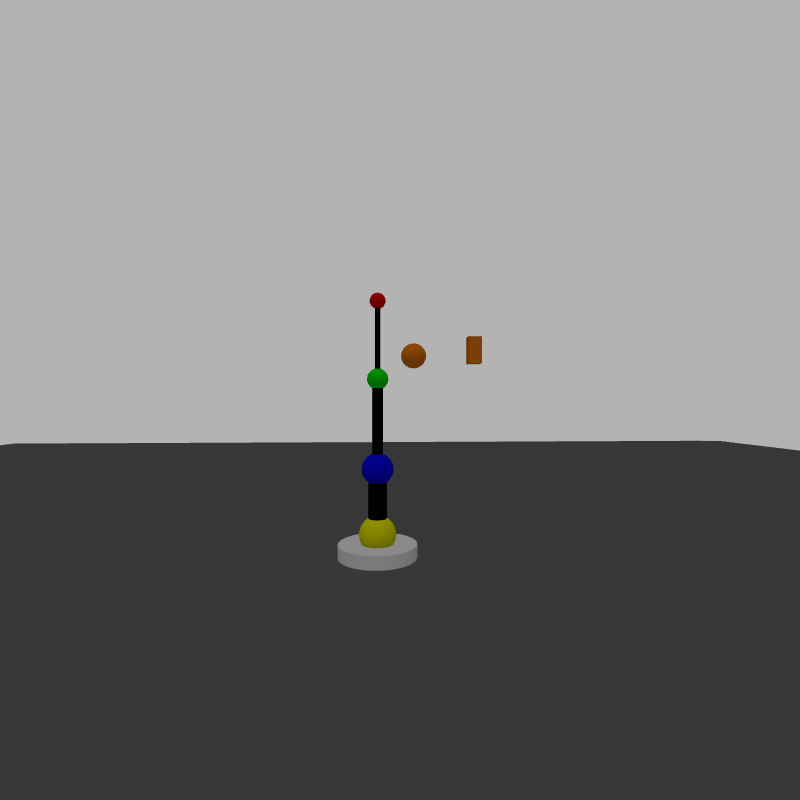
#> input picture src/tools/image_copy1.png, 800 x 800 px, found by its file name
$ python mask_temp.py
#> lines starting #> are read from the running program, lines starting #| are printed output that depends on the picture; after the words box and inside, x2 and y2 are one past the last pixel; in counts of white or black regions, pixels touching at a corner belong together
import numpy as np
import cv2


def detect_blue_contours(image1):
    image_gau_blur1 = cv2.GaussianBlur(image1, (1, 1), 0)
    hsv1 = cv2.cvtColor(image_gau_blur1, cv2.COLOR_BGR2HSV)
    lower_red1 = np.array([70, 0, 0])
    higher_red1 = np.array([255, 255, 255])
    red_range1 = cv2.inRange(hsv1, lower_red1, higher_red1)
    res_red1 = cv2.bitwise_and(image_gau_blur1, image_gau_blur1, mask=red_range1)
    red_s_gray1 = cv2.cvtColor(res_red1, cv2.COLOR_BGR2GRAY)
    canny_edge1 = cv2.Canny(red_s_gray1, 30, 70)
    contours1, hierarchy1 = cv2.findContours(canny_edge1,cv2.RETR_EXTERNAL, cv2.CHAIN_APPROX_NONE)
    cv2.drawContours(image1, contours1[0], -1, (255,255,255), 2)
    cv2.imshow("mask",red_range1)
    return np.array([contours1])

def detect_yellow_contours(image1):
    image_gau_blur1 = cv2.GaussianBlur(image1, (1, 1), 0)
    hsv1 = cv2.cvtColor(image_gau_blur1, cv2.COLOR_BGR2HSV)
    lower_red1 = np.array([16, 244, 0])
    higher_red1 = np.array([51, 255, 255])
    red_range1 = cv2.inRange(hsv1, lower_red1, higher_red1)
    res_red1 = cv2.bitwise_and(image_gau_blur1, image_gau_blur1, mask=red_range1)
    red_s_gray1 = cv2.cvtColor(res_red1, cv2.COLOR_BGR2GRAY)
    canny_edge1 = cv2.Canny(red_s_gray1, 30, 70)
    contours1, hierarchy1 = cv2.findContours(canny_edge1,cv2.RETR_EXTERNAL, cv2.CHAIN_APPROX_NONE)
    return np.array([contours1])


def detect_yellow(image1,image2):
    image_gau_blur1 = cv2.GaussianBlur(image1, (1, 1), 0)
    hsv1 = cv2.cvtColor(image_gau_blur1, cv2.COLOR_BGR2HSV)
    lower_red1 = np.array([16, 244, 0])
    higher_red1 = np.array([51, 255, 255])
    red_range1 = cv2.inRange(hsv1, lower_red1, higher_red1)
    res_red1 = cv2.bitwise_and(image_gau_blur1, image_gau_blur1, mask=red_range1)
    red_s_gray1 = cv2.cvtColor(res_red1, cv2.COLOR_BGR2GRAY)
    canny_edge1 = cv2.Canny(red_s_gray1, 30, 70)
    contours1, hierarchy1 = cv2.findContours(canny_edge1,cv2.RETR_EXTERNAL, cv2.CHAIN_APPROX_NONE)

    (x1, y1), radius1 = cv2.minEnclosingCircle(contours1[0])
    cy,cz1 = (int(x1), int(y1))
    radius1 = int(radius1)


    image_gau_blur2 = cv2.GaussianBlur(image2, (1, 1), 0)
    hsv2 = cv2.cvtColor(image_gau_blur2, cv2.COLOR_BGR2HSV)
    lower_red2 = np.array([16, 244, 0])
    higher_red2 = np.array([51, 255, 255])
    red_range2 = cv2.inRange(hsv2, lower_red2, higher_red2)
    res_red2 = cv2.bitwise_and(image_gau_blur2, image_gau_blur2, mask=red_range2)
    red_s_gray2 = cv2.cvtColor(res_red2, cv2.COLOR_BGR2GRAY)
    canny_edge2 = cv2.Canny(red_s_gray2, 30, 70)
    contours2, hierarchy2 = cv2.findContours(canny_edge2, cv2.RETR_EXTERNAL, cv2.CHAIN_APPROX_NONE)

    (x2, y2), radius2 = cv2.minEnclosingCircle(contours2[0])
    cx, cz2 = (int(x2), int(y2))
    radius2 = int(radius2)

    return np.array([cx,cy,cz1,cz2])

def get_y1_y2(yellow_contours, blue_contours):

    y2 = np.max(np.array(blue_contours), axis = 0)
    y2 = y2[0][1]
    y2 = y2[:,1]

    y1 = np.min(yellow_contours, axis = 0)
    y1 = y1[0][1]
    y1 = y1[:,1]

    return y1, y2


def pixelTometer(image1):
    yellow_contours = detect_yellow_contours(image)
    blue_contours = detect_blue_contours(image)
    y1, y2 = get_y1_y2(yellow_contours, blue_contours)

    p2m = 2.5/(y1 - y2)

    return p2m


image1 = cv2.imread("/home/boniface/catkin_ws/src/ivr_assignment/src/tools/image_copy1.png")
#> image1 is the input picture: shape (800, 800, 3); mean B, G, R 123.4, 123.6, 123.6
image2 = cv2.imread("/home/boniface/catkin_ws/src/ivr_assignment/src/tools/image_copy2.png")
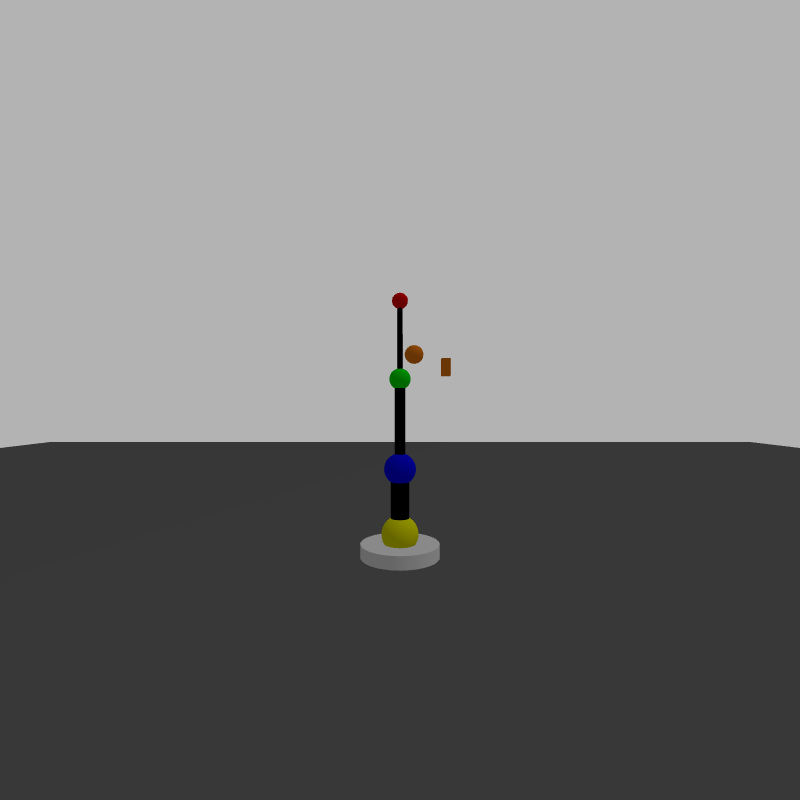
#> input picture src/tools/image_copy2.png, 800 x 800 px, found by its file name
#> image2 is the input picture: shape (800, 800, 3); mean B, G, R 123.6, 123.7, 123.7

_,yellow_y,_, _ = detect_yellow(image1,image2)
#> in detect_yellow, `hsv1 = cv2.cvtColor(image_gau_blur1, cv2.COLOR_BGR2HSV)`: hsv1: shape (800, 800, 3); mean H, S, V 0.3, 1.2, 123.8
#> in detect_yellow, `red_range1 = cv2.inRange(hsv1, lower_red1, higher_red1)`:
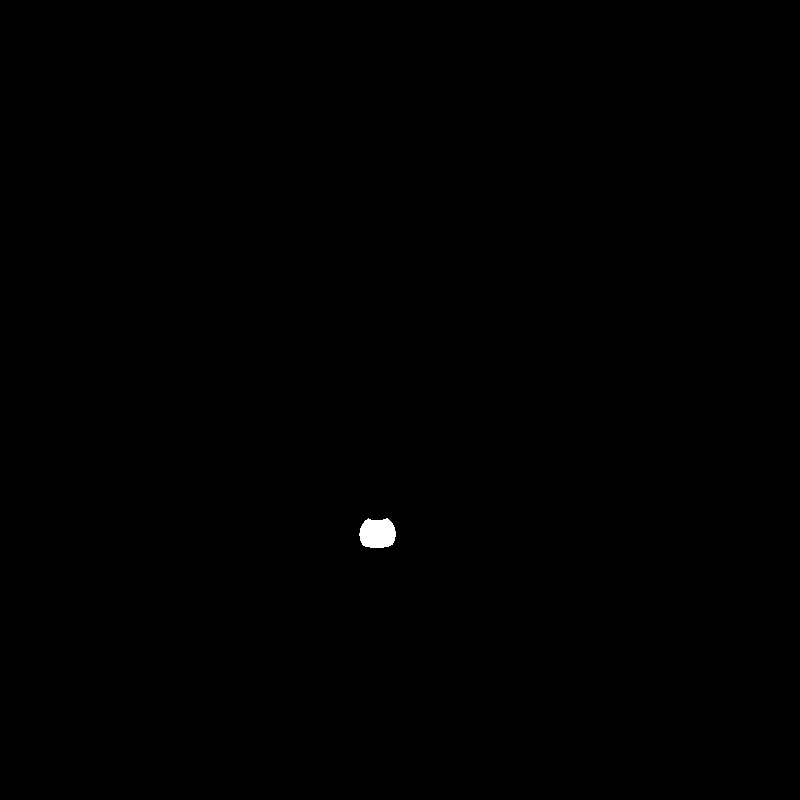
#> red_range1: shape (800, 800); 0.14% white; 1 white region, box (x1, y1, x2, y2) and area: (359, 518, 396, 548) 911
#> in detect_yellow, `canny_edge1 = cv2.Canny(red_s_gray1, 30, 70)`: canny_edge1: shape (800, 800); 0.02% white in thin lines or dots, all inside (x1, y1, x2, y2) = (359, 518, 396, 548)
#> in detect_yellow, `contours1, hierarchy1 = cv2.findContours(canny_edge1,cv2.RETR_EXTERNAL..`: contours1 = 1 contour; box (x1, y1, x2, y2) and area: (359, 518, 396, 548) 888
#> in detect_yellow, `(x1, y1), radius1 = cv2.minEnclosingCircle(contours1[0])`: x1 = 376.8; y1 = 533.2; radius1 = 18.91
#> in detect_yellow, `cy,cz1 = (int(x1), int(y1))`: cy = 376; cz1 = 533
#> in detect_yellow, `radius1 = int(radius1)`: radius1 = 18
#> in detect_yellow, `hsv2 = cv2.cvtColor(image_gau_blur2, cv2.COLOR_BGR2HSV)`: hsv2: shape (800, 800, 3); mean H, S, V 0.2, 1.1, 123.9
#> in detect_yellow, `red_range2 = cv2.inRange(hsv2, lower_red2, higher_red2)`:
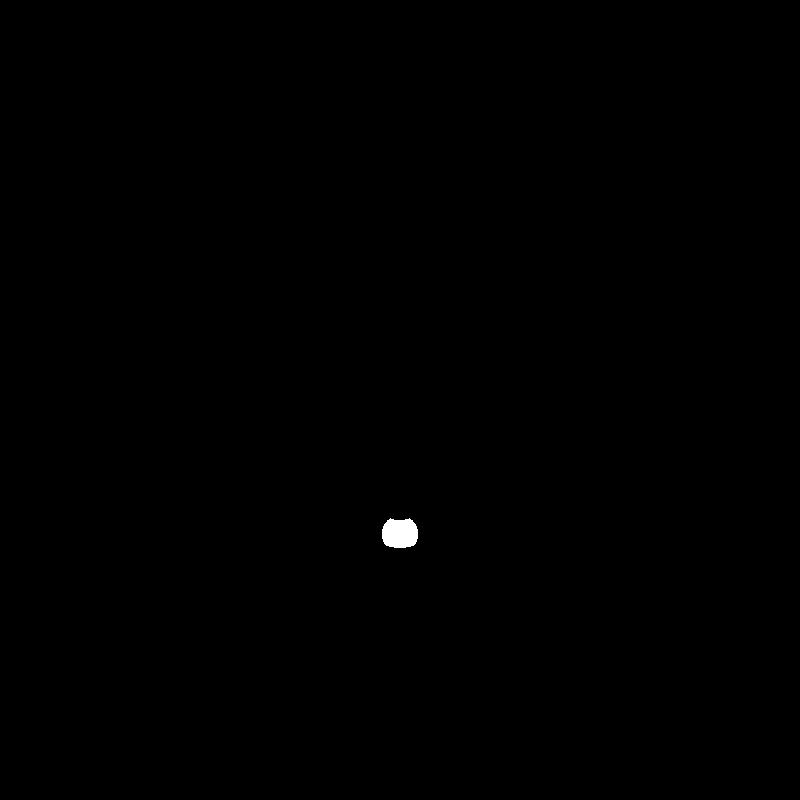
#> red_range2: shape (800, 800); 0.14% white; 1 white region, box (x1, y1, x2, y2) and area: (382, 518, 418, 548) 907
#> in detect_yellow, `canny_edge2 = cv2.Canny(red_s_gray2, 30, 70)`:
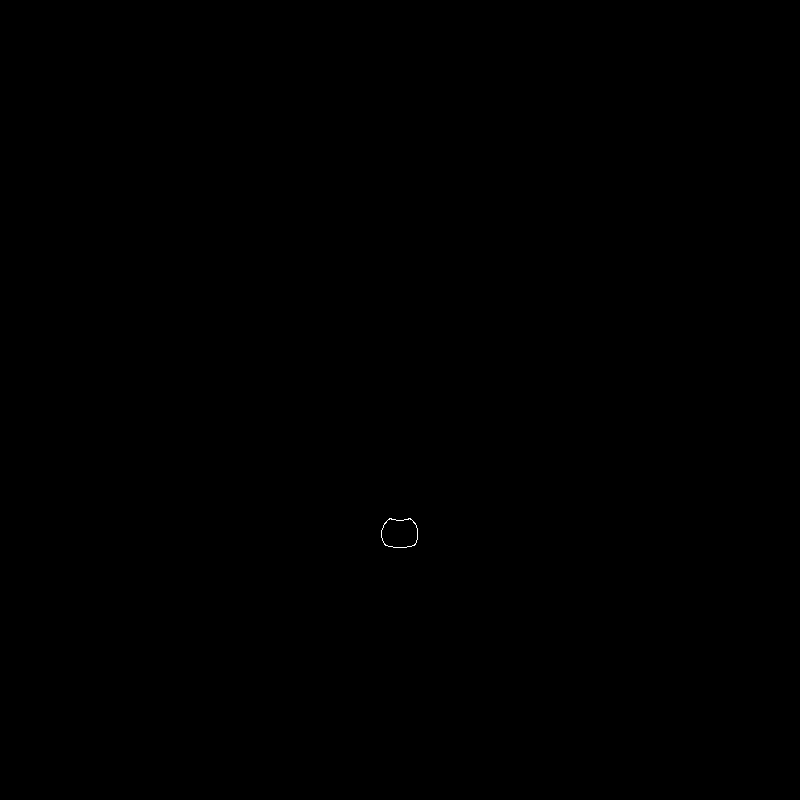
#> canny_edge2: shape (800, 800); 0.02% white in thin lines or dots, all inside (x1, y1, x2, y2) = (381, 518, 418, 548)
#> in detect_yellow, `contours2, hierarchy2 = cv2.findContours(canny_edge2, cv2.RETR_EXTERNA..`: contours2 = 1 contour; box (x1, y1, x2, y2) and area: (381, 518, 418, 548) 894
#> in detect_yellow, `(x2, y2), radius2 = cv2.minEnclosingCircle(contours2[0])`: x2 = 399.4; y2 = 533.5; radius2 = 18.77
#> in detect_yellow, `cx, cz2 = (int(x2), int(y2))`: cx = 399; cz2 = 533
#> in detect_yellow, `radius2 = int(radius2)`: radius2 = 18
#> yellow_y = 376

yellow_contours =detect_yellow_contours(image1)

blue_contours = detect_blue_contours(image1)
#> in detect_blue_contours, `red_range1 = cv2.inRange(hsv1, lower_red1, higher_red1)`:
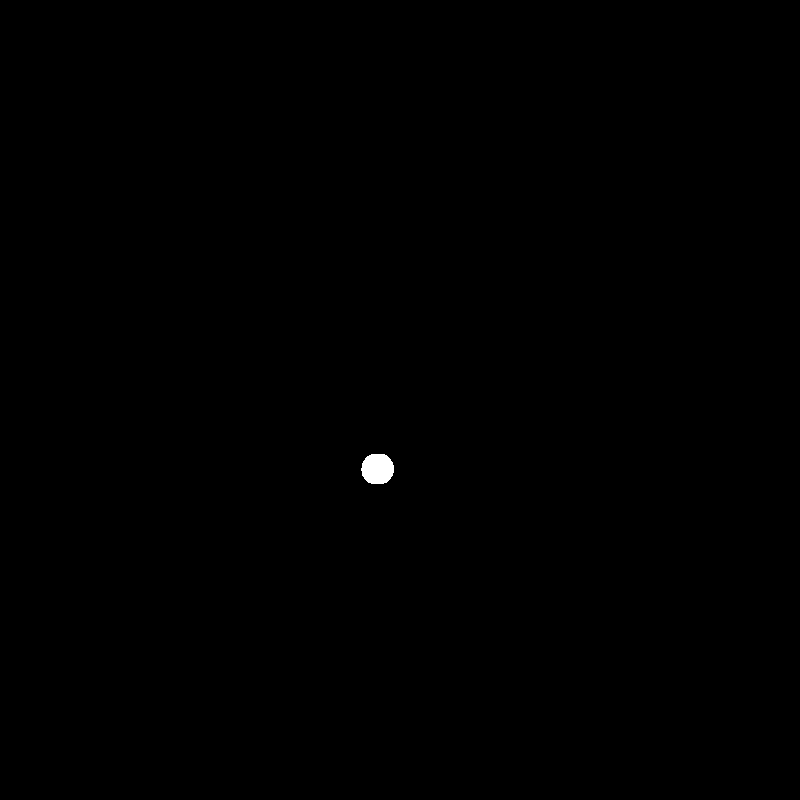
#> red_range1: shape (800, 800); 0.13% white; 1 white region, box (x1, y1, x2, y2) and area: (361, 454, 394, 484) 811
#> in detect_blue_contours, `canny_edge1 = cv2.Canny(red_s_gray1, 30, 70)`: canny_edge1: shape (800, 800); 0.02% white in thin lines or dots, all inside (x1, y1, x2, y2) = (360, 453, 395, 484)
#> in detect_blue_contours, `contours1, hierarchy1 = cv2.findContours(canny_edge1,cv2.RETR_EXTERNAL..`: contours1 = 1 contour; box (x1, y1, x2, y2) and area: (360, 453, 395, 484) 826
#> in detect_blue_contours, `cv2.drawContours(image1, contours1[0], -1, (255,255,255), 2)`:
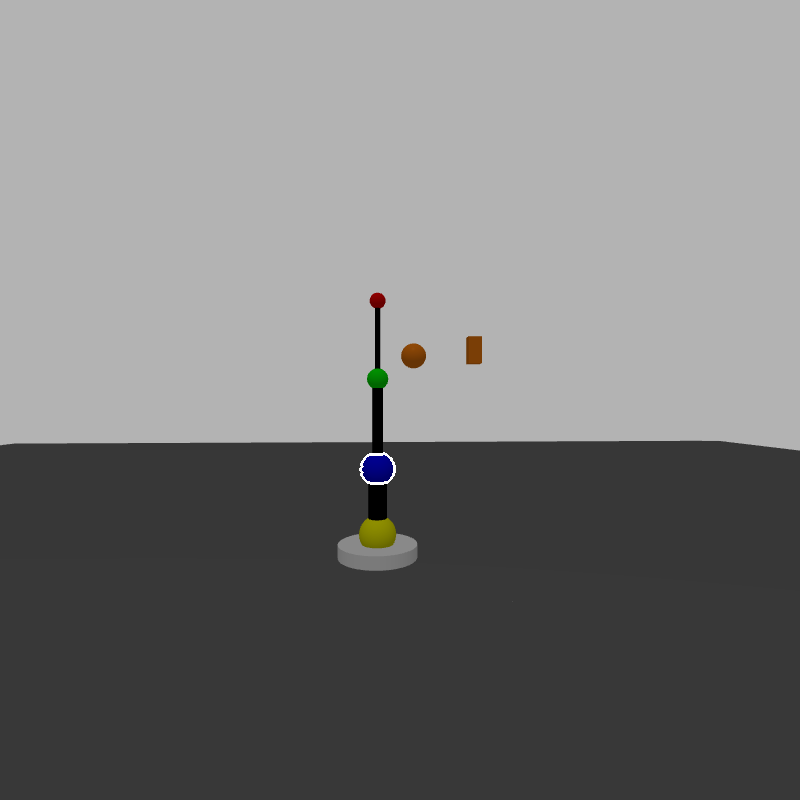
#> image1: shape (800, 800, 3); 0.04% of pixels changed, all inside (x1, y1, x2, y2) = (359, 452, 396, 485)

y1, y2 = get_y1_y2(yellow_contours, blue_contours)
#> in get_y1_y2, `y2 = y2[0][1]`: y2 = [[382, 454]]
#> in get_y1_y2, `y2 = y2[:,1]`: y2 = [454]
#> in get_y1_y2, `y1 = y1[0][1]`: y1 = [[366, 519]]
#> in get_y1_y2, `y1 = y1[:,1]`: y1 = [519]
#> y1 = [519]; y2 = [454]

x1, y1 = yellow_y, int(y1)
#> x1 = 376; y1 = 519
x2, y2 = yellow_y, int(y2)
#> x2 = 376; y2 = 454


line_thickness = 2
cv2.line(image1, (x1, y1), (x2, y2), (0, 255, 0), thickness=line_thickness)
#> image1: shape (800, 800, 3); 0.03% of pixels changed, all inside (x1, y1, x2, y2) = (375, 453, 378, 521)

cv2.imwrite('img_blue.png', image1)
